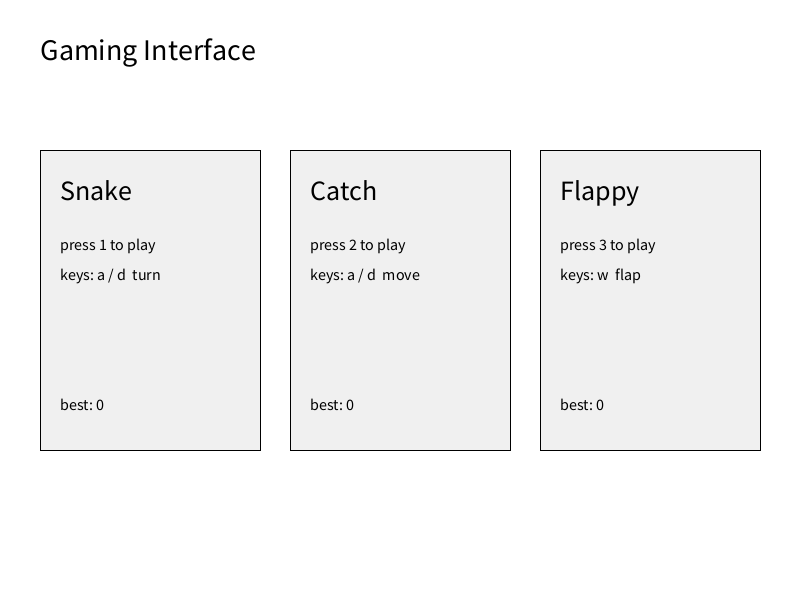
Frame 1 (no input)
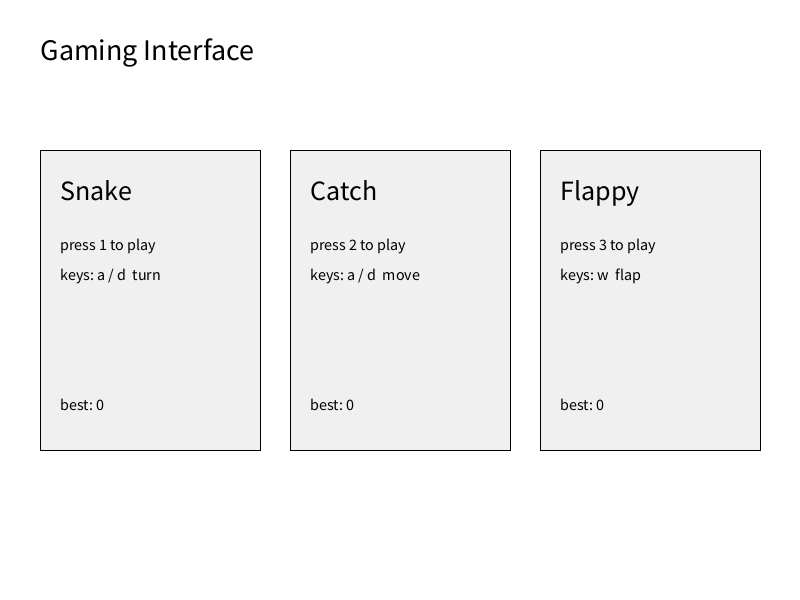
Frame 60 (the mouse pressed at the canvas centre just before this capture)
Frame 120 (the mouse held since frame 60 and released just before this capture): identical to frame 60, image omitted

The Processing sketch that drew these frames (run headless with seeded random() and noise(); from frame 60 on, the mouse is pressed at the canvas centre):

// Processing sketch: app
// ── app.pde
int game = 0;
String[] names = {"Snake", "Catch", "Flappy"};
String[] hints = {"a / d  turn", "a / d  move", "w  flap"};
int[] best = new int[3];

int mx = 100, my = 100, mw = 600, mh = 400;

void setup() {
  size(800, 600);
}

void draw() {
  background(255);
  drawMain();
}

void drawMain() {
  fill(0);
  textSize(30);
  text("Gaming Interface", 40, 60);

  for (int i = 0; i < 3; i++) {
    int x = 40 + i * 250;
    int y = 150;
    fill(240);
    stroke(0);
    rect(x, y, 220, 300);

    fill(0);
    textSize(28);
    text(names[i], x + 20, y + 50);
    textSize(16);
    text("press " + (i + 1) + " to play", x + 20, y + 100);
    text("keys: " + hints[i], x + 20, y + 130);
    text("best: " + best[i], x + 20, y + 260);
  }
}

// ── catcher.pde
int padX, itemX, itemY, catchScore, lives;

void catchStart() {
  padX = 260;
  itemX = int(random(20, 580));
  itemY = 0;
  catchScore = 0;
  lives = 3;
}

void catchKey(char k) {
  if (lives == 0) {
    catchStart();
    return;
  }
  if (k == 'a') padX = max(0, padX - 40);
  if (k == 'd') padX = min(mw - 80, padX + 40);
}

// ── flappy.pde
float birdY, birdV;
int pipeX, gapY, flapScore;
boolean flapOver;

void flappyStart() {
  birdY = 200;
  birdV = 0;
  pipeX = 600;
  gapY = int(random(100, 300));
  flapScore = 0;
  flapOver = false;
}

void flappyKey(char k) {
  if (flapOver) {
    flappyStart();
    return;
  }
  if (k == 'w') birdV = -7;
}

void flappyDraw() {
  if (!flapOver) {
    birdV += 0.5;
    birdY += birdV;
    pipeX -= 3;
    if (pipeX < -40) {
      pipeX = 600;
      gapY = int(random(100, 300));
      flapScore++;
    }

    if (birdY < 0 || birdY > mh) flapOver = true;
    if (110 > pipeX && 90 < pipeX + 40) {
      if (birdY - 10 < gapY - 60 || birdY + 10 > gapY + 60) flapOver = true;
    }
    if (flapOver && flapScore > best[2]) best[2] = flapScore;
  }

  fill(0, 150, 0);
  noStroke();
  rect(pipeX, 0, 40, gapY - 60);
  rect(pipeX, gapY + 60, 40, mh - gapY - 60);
  fill(255, 200, 0);
  ellipse(100, birdY, 20, 20);

  fill(0);
  textSize(16);
  text("Score: " + flapScore, 10, 20);
  if (flapOver) {
    textSize(30);
    text("Game over - press w", 180, 200);
  }
}

// ── snake.pde
int[] sx = new int[600];
int[] sy = new int[600];
int snakeLen, dir, foodX, foodY, snakeScore, lastMove;
boolean snakeOver;
int[] dx = {1, 0, -1, 0};
int[] dy = {0, 1, 0, -1};

void snakeStart() {
  snakeLen = 3;
  for (int i = 0; i < snakeLen; i++) {
    sx[i] = 10 - i;
    sy[i] = 10;
  }
  dir = 0;
  snakeScore = 0;
  snakeOver = false;
  foodX = int(random(30));
  foodY = int(random(20));
  lastMove = millis();
}
